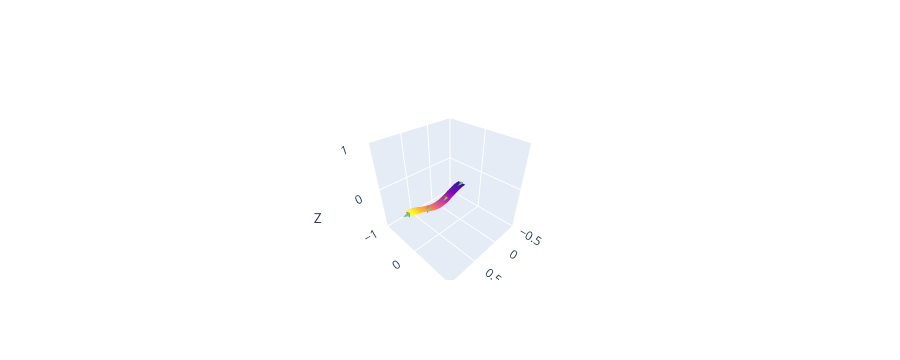

The code cell stored with this chart in its notebook:
### Code cell
indices = ((np.logspace(0.0,2,20)*solution_1.Index_solution.max() - solution_1.Index_solution.max())/100).astype(int)

fig = plot_3D_ribbons_from_process_solution(
    solution_1, solution_indices=indices,
    n_arrows = 3,half_width=0.1)
